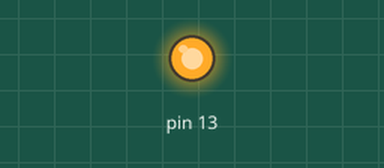
Recording of a sketch running on a simulated Arduino Uno, built with avr-gcc and run on an emulated ATmega328P. Shown: output pins drawn as LEDs (lit = HIGH).

Above: at 0.55 s.
At 38.4 s:
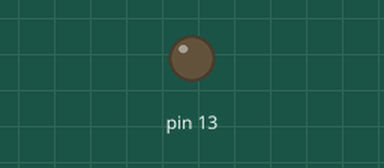
Timing chart, 0 to 40.0 s (numbered marks = the images above):
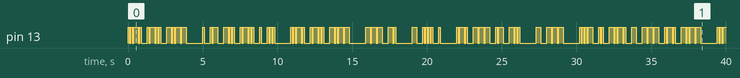

Measured:
- by itself, pin 13: LOW → HIGH at 0.00 s, → LOW 0.10 s later, → HIGH 0.10 s later, → LOW 0.10 s later, … (175 changes in this stretch)

The sketch:

eagles.ino
```cpp
const int dot_length = 100;
const int dash_length = 300;
const int pause_between_elements = dot_length;
const int pause_between_characters = dot_length * 3;
const int pause_between_words = dot_length * 7;

void morse_dot() {
  digitalWrite(13, HIGH);   // turn the LED on (HIGH is the voltage level)
  delay(dot_length);              // wait for a second
  digitalWrite(13, LOW);    // turn the LED off by making the voltage LOW
  delay(pause_between_elements);
}

void morse_dash() {
  digitalWrite(13, HIGH);   // turn the LED on (HIGH is the voltage level)
  delay(dash_length);              // wait for a second
  digitalWrite(13, LOW);    // turn the LED off by making the voltage LOW
  delay(pause_between_elements);
}

void morse_a() {
  morse_dot();
  morse_dash();
  delay(pause_between_characters);
}

void morse_b() {
  morse_dash();
  morse_dot();
  morse_dot();
  morse_dot();
  delay(pause_between_characters);
}

void morse_c() {
  morse_dash();
  morse_dot();
  morse_dash();
  morse_dot();
  delay(pause_between_characters);
}

void morse_d() {
  morse_dash();
  morse_dot();
  morse_dot();
  delay(pause_between_characters);
}

void morse_e() {
  morse_dot();
  delay(pause_between_characters);
}

void morse_f() {
  morse_dot();
  morse_dot();
  morse_dash();
  morse_dot();
  delay(pause_between_characters);
}

void morse_g() {
  morse_dash();
  morse_dot();
  morse_dot();
  delay(pause_between_characters);
}

void morse_h() {
  morse_dot();
  morse_dot();
  morse_dot();
  morse_dot();
  delay(pause_between_characters);
}

void morse_i() {
  morse_dot();
  morse_dot();
  delay(pause_between_characters);
}

void morse_j() {
  morse_dot();
  morse_dash();
  morse_dash();
  morse_dash();
  delay(pause_between_characters);
}

void morse_k() {
  morse_dash();
  morse_dot();
  morse_dash();
  delay(pause_between_characters);
}

void morse_l() {
  morse_dot();
  morse_dash();
  morse_dot();
  morse_dot();
  delay(pause_between_characters);
}

void morse_m() {
  morse_dash();
  morse_dash();
  delay(pause_between_characters);
}

void morse_n() {
  morse_dash();
  morse_dot();
  delay(pause_between_characters);
}

void morse_o() {
  morse_dash();
  morse_dash();
  morse_dash();
  delay(pause_between_characters);
}

void morse_p() {
  morse_dot();
  morse_dash();
  morse_dash();
  morse_dot();
  delay(pause_between_characters);
}

void morse_q() {
  morse_dash();
  morse_dash();
  morse_dot();
  morse_dash();
  delay(pause_between_characters);
}

void morse_r() {
  morse_dot();
  morse_dash();
  morse_dot();
  delay(pause_between_characters);
}

void morse_s() {
  morse_dot();
  morse_dot();
  morse_dot();
  delay(pause_between_characters);
}

void morse_t() {
  morse_dash();
  delay(pause_between_characters);
}

void morse_u() {
  morse_dot();
  morse_dot();
  morse_dash();
  delay(pause_between_characters);
}

void morse_v() {
  morse_dot();
  morse_dot();
  morse_dot();
  morse_dash();
  delay(pause_between_characters);
}

void morse_w() {
  morse_dot();
  morse_dash();
  morse_dash();
  delay(pause_between_characters);
}

void morse_x() {
  morse_dash();
  morse_dot();
  morse_dot();
  morse_dash();
  delay(pause_between_characters);
}

void morse_y() {
  morse_dash();
  morse_dot();
  morse_dash();
  morse_dash();
  delay(pause_between_characters);
}

void morse_z() {
  morse_dash();
  morse_dash();
  morse_dot();
  morse_dot();
  delay(pause_between_characters);
}

void morse_1() {
  morse_dot();
  morse_dash();
  morse_dash();
  morse_dash();
  morse_dash();
  delay(pause_between_characters);
}

void morse_2() {
  morse_dot();
  morse_dot();
  morse_dash();
  morse_dash();
  morse_dash();
  delay(pause_between_characters);
}

void morse_3() {
  morse_dot();
  morse_dot();
  morse_dot();
  morse_dash();
  morse_dash();
  delay(pause_between_characters);
}

// the setup function runs once when you press reset or power the board
void setup() {
  // initialize digital pin 13 as an output.
  pinMode(13, OUTPUT);
}

// the loop function runs over and over again forever
void loop() {
  fight();
}

void fight() {
  morse_f();
  morse_l();
  morse_y();
  delay(pause_between_words);
  morse_e();
  morse_a();
  morse_g();
  morse_l();
  morse_e();
  morse_s();
  delay(pause_between_words);
  morse_f();
  morse_l();
  morse_y();
  delay(pause_between_words);

  morse_o();
  morse_n();
  delay(pause_between_words);
  morse_t();
  morse_h();
  morse_e();
  delay(pause_between_words);
  morse_r();
  morse_o();
  morse_a();
  morse_d();
  delay(pause_between_words);
  morse_t();
  morse_o();
  delay(pause_between_words);
  morse_v();
  morse_i();
  morse_c();
  morse_t();
  morse_o();
  morse_r();
  morse_y();
  delay(pause_between_words);

  morse_f();
  morse_l();
  morse_y();
  delay(pause_between_words);
  morse_e();
  morse_a();
  morse_g();
  morse_l();
  morse_e();
  morse_s();
  delay(pause_between_words);
  morse_f();
  morse_l();
  morse_y();
  delay(pause_between_words);

  morse_s();
  morse_c();
  morse_o();
  morse_r();
  morse_e();
  delay(pause_between_words);
  morse_a();
  delay(pause_between_words);
  morse_t();
  morse_o();
  morse_u();
  morse_c();
  morse_h();
  morse_d();
  morse_o();
  morse_w();
  morse_n();
  delay(pause_between_words);

  morse_1();
  delay(pause_between_words);
  morse_2();
  delay(pause_between_words);
  morse_3();
  delay(pause_between_words);

  morse_h();
  morse_i();
  morse_t();
  delay(pause_between_words);
  morse_e();
  morse_m();
  delay(pause_between_words);
  morse_l();
  morse_o();
  morse_w();
  delay(pause_between_words);

  morse_h();
  morse_i();
  morse_t();
  delay(pause_between_words);
  morse_e();
  morse_m();
  delay(pause_between_words);
  morse_h();
  morse_i();
  delay(pause_between_words);

  morse_a();
  morse_n();
  morse_d();
  delay(pause_between_words);
  morse_w();
  morse_a();
  morse_t();
  morse_c();
  morse_h();
  delay(pause_between_words);
  morse_o();
  morse_u();
  morse_r();
  delay(pause_between_words);
  morse_e();
  morse_a();
  morse_g();
  morse_l();
  morse_e();
  morse_s();
  delay(pause_between_words);
  morse_f();
  morse_l();
  morse_y();
  delay(pause_between_words);

  morse_f();
  morse_l();
  morse_y();
  delay(pause_between_words);
  morse_e();
  morse_a();
  morse_g();
  morse_l();
  morse_e();
  morse_s();
  delay(pause_between_words);
  morse_f();
  morse_l();
  morse_y();
  delay(pause_between_words);

  morse_o();
  morse_n();
  delay(pause_between_words);
  morse_t();
  morse_h();
  morse_e();
  delay(pause_between_words);
  morse_r();
  morse_o();
  morse_a();
  morse_d();
  delay(pause_between_words);
  morse_t();
  morse_o();
  delay(pause_between_words);
  morse_v();
  morse_i();
  morse_c();
  morse_t();
  morse_o();
  morse_r();
  morse_y();
  delay(pause_between_words);

  morse_e();
  morse_a();
  morse_g();
  morse_l();
  morse_e();
  morse_s();
  delay(pause_between_words);

  morse_e();
  morse_a();
  morse_g();
  morse_l();
  morse_e();
  morse_s();
  delay(pause_between_words);
}
```
